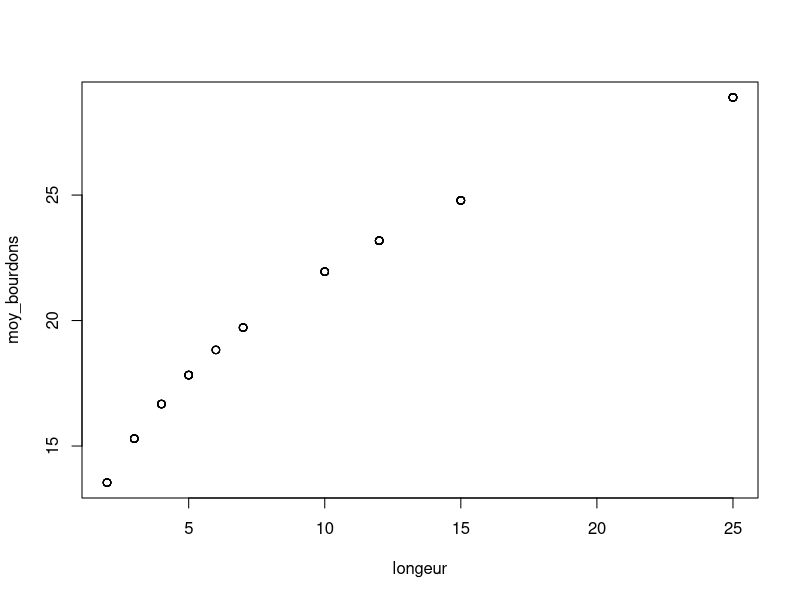
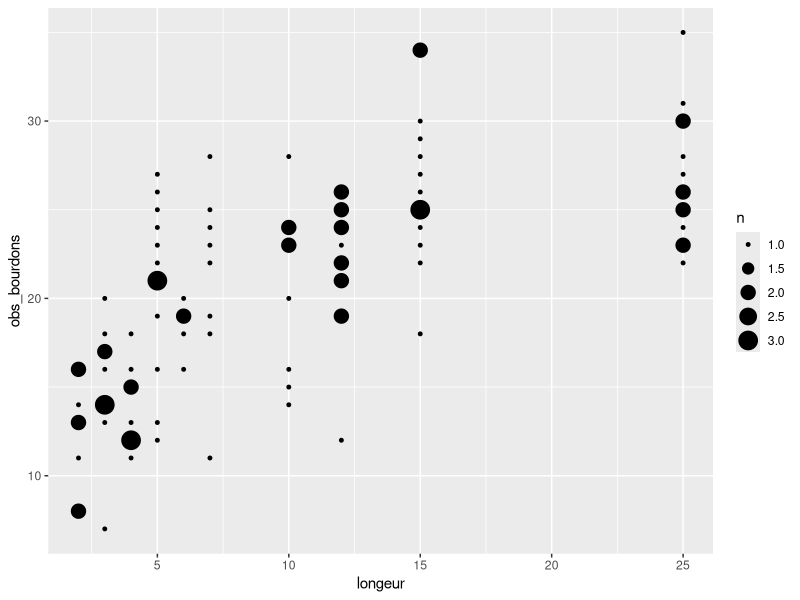
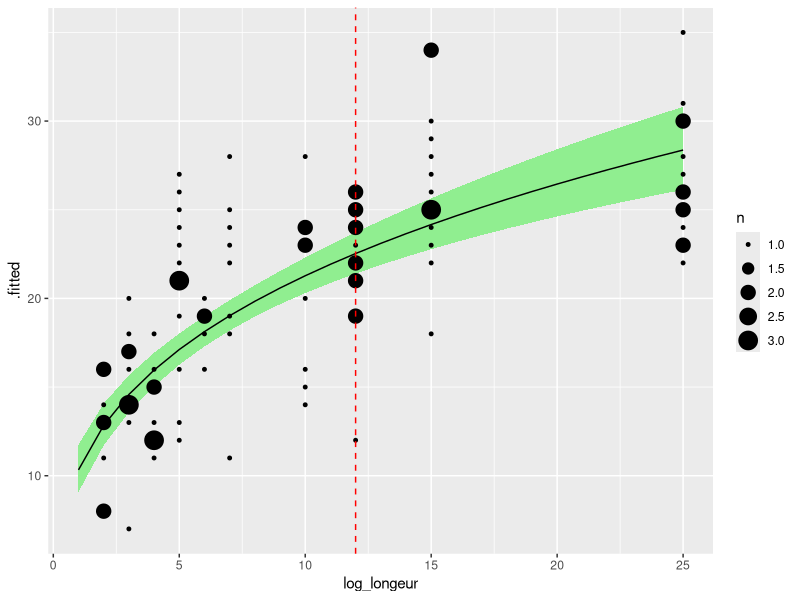

The R source for these figures, in order:
## ---- chunk 1
library(tidyverse)
## ---- chunk 2
a <- 11
b <- 0.3
# longeur <- runif(104, min = 2, max = 25)
longeur <- sample(c(2:7, 10, 12, 15, 25), size = 104, replace = TRUE)

moy_bourdons <- a * longeur ^b

plot(longeur, moy_bourdons)
## ---- chunk 3
obs_bourdons <- rpois(104, lambda = moy_bourdons)


tibble(longeur, obs_bourdons) |> 
  ggplot(aes(x = longeur, y = obs_bourdons)) + 
  geom_count()
## ---- chunk 4
bourdon_data <- tibble(longeur, obs_bourdons)

bourdon_data_log <- bourdon_data |> 
  mutate(log_longeur = log(longeur),
         log_obs_bourdons = log(obs_bourdons))


lm_pwr <- lm(log_obs_bourdons ~ log_longeur, data = bourdon_data_log)

## ---- chunk 5
new_data <- tibble(log_longeur = log(1:25))

predictions_pwr <- broom::augment(x = lm_pwr,
                                  newdata = new_data,
                                  interval = "confidence") |>
  mutate(across(everything(), exp))

## ---- chunk 6
predictions_pwr |> 
  ggplot(aes(x = log_longeur, y = .fitted)) + 
  geom_ribbon(
    aes(x = log_longeur,
        ymin = .lower,
        ymax = .upper), 
    inherit.aes = FALSE, fill = "lightgreen") +  
  geom_line() + 
  geom_count(aes(x = longeur, y = obs_bourdons), data = bourdon_data) + 
  geom_vline(xintercept = 12, lty = 2, col = "red")
